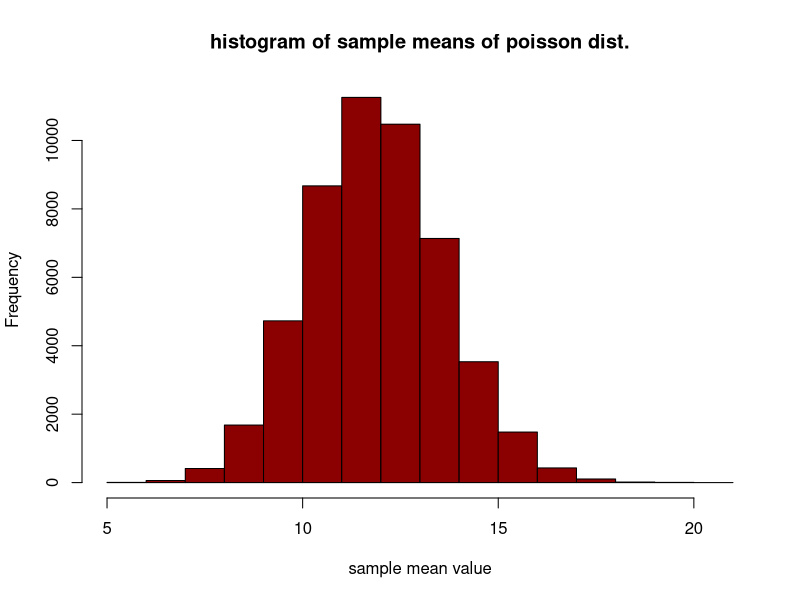
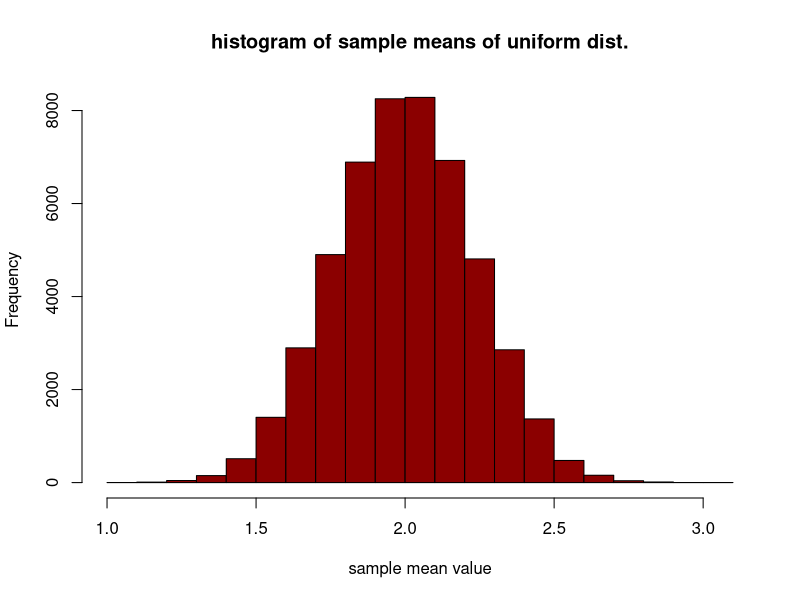
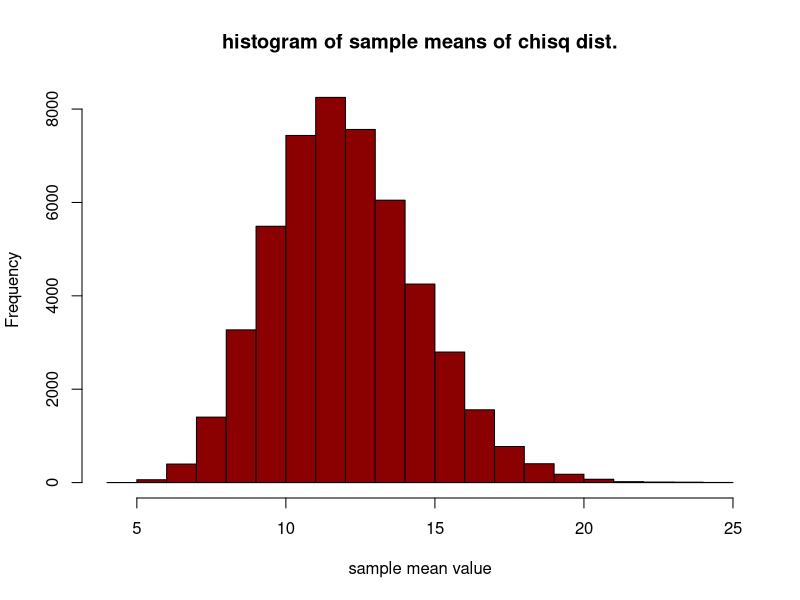
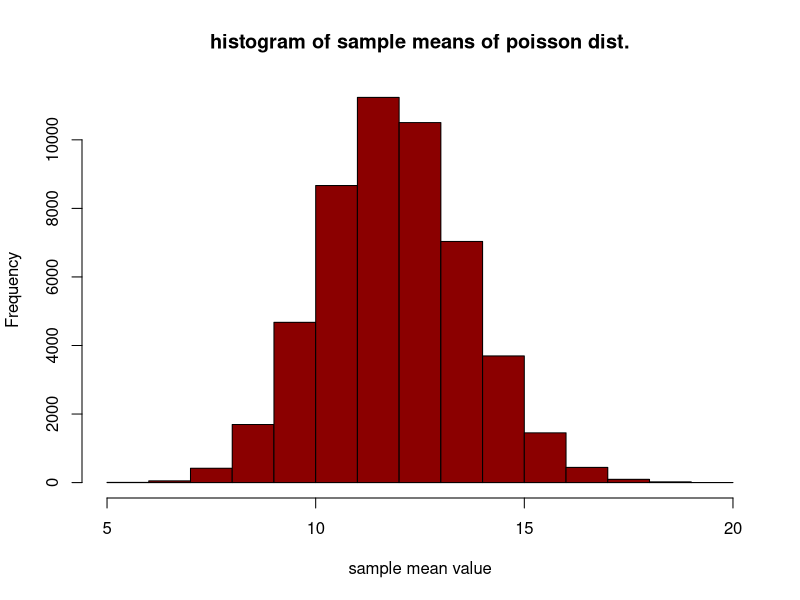
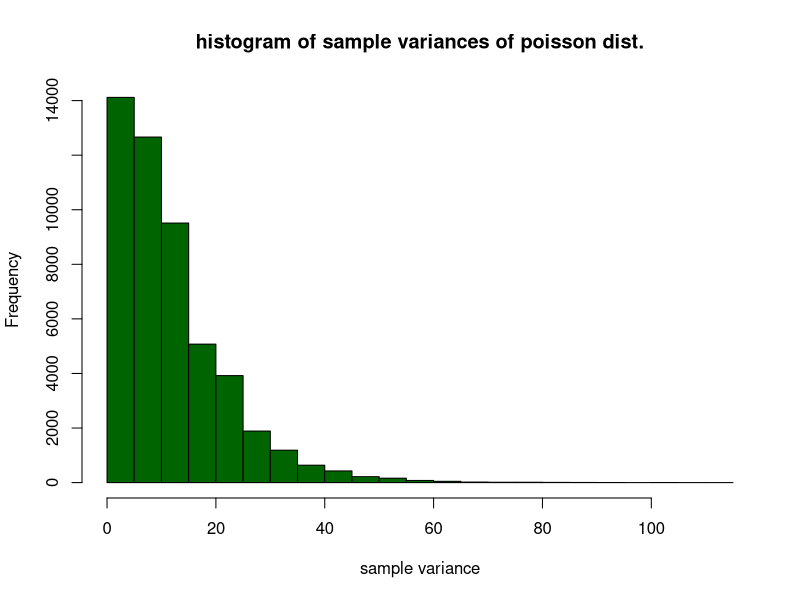
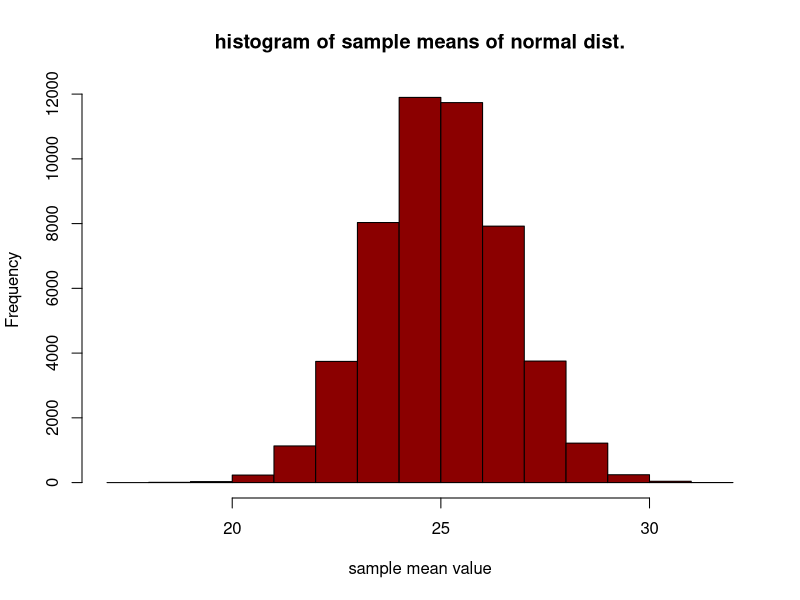
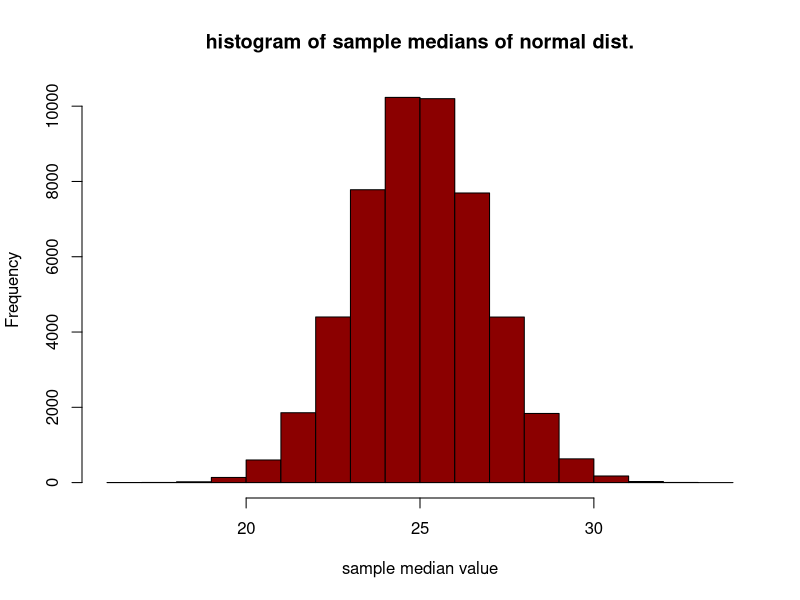

R code for these plots, in order:
## ---- chunk 1
knitr::opts_chunk$set(echo = TRUE)
## ---- chunk 2
#Guided Example Part A
#set up the for loop
n<-4
lambda<-12
xbar_storage<-c()#placeholder vector where forloop samples are stored
NMC<-50000

set.seed(610)
#actually running the for loop
for(i in 1:NMC){
  temp_sample <-rpois(n, lambda)
  temp_xbar <-mean(temp_sample)
  xbar_storage[i] <- temp_xbar
}
#use the help window, type in any function and it tells you the arguments required

#plotting a histogram
hist(xbar_storage,
     main="histogram of sample means of poisson dist.",
     col="darkred",
     xlab="sample mean value"
)
#looks approx. normal

#find mean and variance of xbar storage

mean_xbar_storage <- mean(xbar_storage)
variance_xbar_storage <- var(xbar_storage)

mean_xbar_storage #12.00465
variance_xbar_storage #2.994444
#variance is a lot lower than the mean, this is what we expect from the CLT

#############################################
set.seed(610)
#Guided Example Part B
#using replicate
#doing the same process using a different function

#setting up initial values (assigning variables)
n<-25
a<-0
b<-4
NMC<-50000

#creating function
lab3problem2<-function(n,a,b){
  temp_sample<-runif(n,a,b) #generate from uniform dist
  temp_xbar<-mean(temp_sample)
  return(temp_xbar)#each time this runs it will output the temp_xbar value
}


#functions for uniform distribution
#mean = (a+b)/2
#variance = [(b-a)^2]/12

l3p2_mean <-(a+b)/2
l3p2_mean#2

l3p2_var <-((b-a)^2)/12
l3p2_var#4/3

#step 2: where our NMC comes into play
xbar_storage <-replicate(NMC,lab3problem2(n,a,b))#replicate NMC (50,000) times on the function lab3problem2

hist(xbar_storage,
     main="histogram of sample means of uniform dist.",
     col="darkred",
     xlab="sample mean value"
)

#mean and variance of xbar
mean(xbar_storage)#1.998721: close to our sampling distribution mathematical mean of 2
var(xbar_storage)#0.05352817: much smaller, not really that close to the sampling distribution mathematical mean of 4/3






###################
#part c
#the means are almost the same, so you can use the approximation mean of your sample as the distribution mean 
#variance of actual deviation / number of samples that you have will give you your approximate mean based on the CLT sample




#problem 2: we are repeating problem 1 with a chisq distribuiton

#2a
#here is where we declare the variables
#sample size (arguments for the chisq distribution function)
n<-4
df<-12
#compute and store sample mean
xbar_storage <- c()
#repeat this a large number of times (use the NMC variable)
NMC<-50000
for(i in 1:NMC){
  temp_sample<-rchisq(n,df) #find the distribution
  temp_xbar<-mean(temp_sample)#find the mean of the distribution
  xbar_storage[i]<-temp_xbar#store the mean of each of the iterations of the distribution
}
#plot using hist
hist(xbar_storage,
     main="histogram of sample means of chisq dist.",
     col="darkred",
     xlab="sample mean value"
)#plot a histogram of the means of the distribution

#compute the mean and variance of sampling distribution of xbar and relate them back to the sampling distribution of the original sampling distribution
mean(xbar_storage)#12.00332
var(xbar_storage)#6.016282

#mean = df
#variance = 2*df

#mean = 12
#variance = 12*2 = 24

#again, we see that the mean of the xbars is a good approximation of the mean of the chi squared distribution with n=4, df=12
#we also see that the variance of xbars is significantly smaller than the variance of the chi squared distribution. actually dividing the variance of the distribution (24) by n (4) gives us the variance of the xbars --> 24 ÷ 4 = 6






#problem 3

#sample size (arguments for the poisson distribution function)
n<-4
lambda<-12
#compute and store sample mean
xbar_storage <- c()
#compute and store the sample variance
xvar_storage <-c()
#repeat this a large number of times (use the NMC variable)
NMC<-50000
for(i in 1:NMC){
  temp_sample<-rpois(n,lambda) 
  temp_xbar<-mean(temp_sample)
  xbar_storage[i]<-temp_xbar
  temp_xvar <-var(temp_sample)
  xvar_storage[i] <-temp_xvar
}
#plot using hist MAKE PRESENTABLE
hist(xbar_storage,
     main="histogram of sample means of poisson dist.",
     col="darkred",
     xlab="sample mean value"
)
#the histogram of the means looks approximately normal
hist(xvar_storage,
     main="histogram of sample variances of poisson dist.",
     col="darkgreen",
     xlab="sample variance"
)
#the histogram of the variances is not normal at all, it has a very long tail to the right of the graph.  looks like it's frequency is almost halved for each value of xvar_storage


#3c
µxbar<-mean(xbar_storage)
µxbar#12.01152
µxbar-lambda#0.01152


µssq<-mean(xvar_storage)
µssq#11.959823
µssq-lambda#-0.04017333

#both of these sampling distributions seem appropriate in approximating lambda because they are both within 0.05 of lambda. The mean of xbar seems to be better because it is 0.01 from our declared lambda, while the mean of S^2 is 0.04 from lambda, which is slightly farther


#3d
Vxbar<-var(xbar_storage)
Vxbar#3.001757
Vxbar-lambda#-8.998243


Vssq<-var(xvar_storage)
Vssq#99.04905
Vssq-lambda#87.04905

#since the variance from Vssq (variance of s^2) is significantly higher than Vxbar (variance of xbars), we can definitively say that xbar is a better approximateor for lambda



#problem 4
#we will do a similar operation as in problem 3, but with a normal distribution, testing to see whether the mean or median of the sample distribution is a better estimator for the population average

#first we have to generate a normal distribution
n<-10
µ<-25
v<-5

NMC<-50000

xbar_storage<-c()
xmed_storage<-c()


for(i in 1:NMC){
  temp_sample <-rnorm(n,µ,v)
  temp_xbar<-mean(temp_sample)  
  temp_med<-median(temp_sample)  
  xbar_storage[i]<-temp_xbar
  xmed_storage[i]<-temp_med
}


hist(xbar_storage,
     main="histogram of sample means of normal dist.",
     col="darkred",
     xlab="sample mean value"
)
hist(xmed_storage,
     main="histogram of sample medians of normal dist.",
     col="darkred",
     xlab="sample median value"
)
#both histograms are roughly normal, meaning neither distribution is eliminated as a potential estimator so far


mean(xbar_storage)#25.00559
mean(xmed_storage)#25.00339
#whichever one is closer to our population mean of 25 should be the better approximation
#they are both super close to 25, with the median being slightly closer with a difference of only 0.003.  Based on this, I would not make a definitive statement on one being a better, less biased estimator for µ


var(xbar_storage)#2.510933
var(xmed_storage)#3.482215
#the estimator with the lower variance will definitely be the better approximation because the means are so close
#since the variance of xbar dist is lower than xmed dist xbar is a better approximation of µ, but the median is still not bad.  
